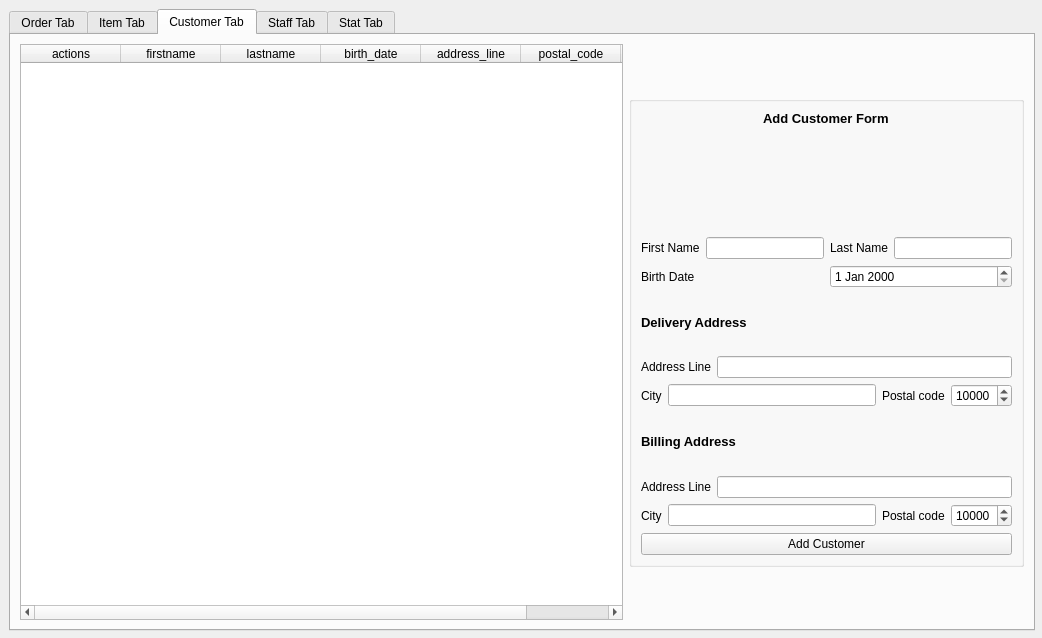
<?xml version="1.0" encoding="UTF-8"?>
<ui version="4.0">
 <class>mainwindow</class>
 <widget class="QMainWindow" name="mainwindow">
  <property name="geometry">
   <rect>
    <x>0</x>
    <y>0</y>
    <width>1042</width>
    <height>638</height>
   </rect>
  </property>
  <property name="minimumSize">
   <size>
    <width>872</width>
    <height>603</height>
   </size>
  </property>
  <property name="windowTitle">
   <string>CESI-Project</string>
  </property>
  <property name="autoFillBackground">
   <bool>false</bool>
  </property>
  <property name="styleSheet">
   <string notr="true"/>
  </property>
  <property name="animated">
   <bool>true</bool>
  </property>
  <property name="documentMode">
   <bool>false</bool>
  </property>
  <widget class="QWidget" name="centralwidget">
   <property name="enabled">
    <bool>true</bool>
   </property>
   <property name="minimumSize">
    <size>
     <width>0</width>
     <height>0</height>
    </size>
   </property>
   <property name="tabletTracking">
    <bool>false</bool>
   </property>
   <property name="styleSheet">
    <string notr="true"/>
   </property>
   <layout class="QHBoxLayout" name="horizontalLayout_6">
    <item>
     <layout class="QVBoxLayout" name="verticalLayout">
      <item>
       <widget class="QTabWidget" name="tabWidget">
        <property name="minimumSize">
         <size>
          <width>1026</width>
          <height>622</height>
         </size>
        </property>
        <property name="toolTip">
         <string/>
        </property>
        <property name="currentIndex">
         <number>2</number>
        </property>
        <widget class="QWidget" name="orderTab">
         <attribute name="title">
          <string>Order Tab</string>
         </attribute>
        </widget>
        <widget class="QWidget" name="itemTab">
         <attribute name="title">
          <string>Item Tab</string>
         </attribute>
        </widget>
        <widget class="QWidget" name="customerTab">
         <property name="styleSheet">
          <string notr="true"/>
         </property>
         <attribute name="title">
          <string>Customer Tab</string>
         </attribute>
         <layout class="QHBoxLayout" name="horizontalLayout_5">
          <item>
           <layout class="QHBoxLayout" name="customerH1">
            <item>
             <widget class="QTableWidget" name="customerListTable">
              <property name="autoFillBackground">
               <bool>false</bool>
              </property>
              <property name="styleSheet">
               <string notr="true"/>
              </property>
              <property name="editTriggers">
               <set>QAbstractItemView::NoEditTriggers</set>
              </property>
              <property name="showGrid">
               <bool>true</bool>
              </property>
              <property name="gridStyle">
               <enum>Qt::SolidLine</enum>
              </property>
              <property name="sortingEnabled">
               <bool>true</bool>
              </property>
              <attribute name="verticalHeaderShowSortIndicator" stdset="0">
               <bool>false</bool>
              </attribute>
              <column>
               <property name="text">
                <string>actions</string>
               </property>
              </column>
              <column>
               <property name="text">
                <string>firstname</string>
               </property>
              </column>
              <column>
               <property name="text">
                <string>lastname</string>
               </property>
              </column>
              <column>
               <property name="text">
                <string>birth_date</string>
               </property>
              </column>
              <column>
               <property name="text">
                <string>address_line</string>
               </property>
              </column>
              <column>
               <property name="text">
                <string>postal_code</string>
               </property>
              </column>
              <column>
               <property name="text">
                <string>city</string>
               </property>
              </column>
             </widget>
            </item>
           </layout>
          </item>
          <item>
           <widget class="QGroupBox" name="customerFormBox">
            <property name="minimumSize">
             <size>
              <width>395</width>
              <height>471</height>
             </size>
            </property>
            <property name="maximumSize">
             <size>
              <width>395</width>
              <height>471</height>
             </size>
            </property>
            <layout class="QVBoxLayout" name="verticalLayout_3">
             <property name="sizeConstraint">
              <enum>QLayout::SetNoConstraint</enum>
             </property>
             <item>
              <layout class="QVBoxLayout" name="customerFormTitleLayout">
               <item alignment="Qt::AlignHCenter|Qt::AlignTop">
                <widget class="QLabel" name="titleCustomer">
                 <property name="sizePolicy">
                  <sizepolicy hsizetype="Preferred" vsizetype="Preferred">
                   <horstretch>0</horstretch>
                   <verstretch>0</verstretch>
                  </sizepolicy>
                 </property>
                 <property name="font">
                  <font>
                   <family>MS Shell Dlg 2</family>
                   <pointsize>10</pointsize>
                   <weight>75</weight>
                   <bold>true</bold>
                  </font>
                 </property>
                 <property name="accessibleName">
                  <string>titleCustomer</string>
                 </property>
                 <property name="text">
                  <string>Add Customer Form</string>
                 </property>
                </widget>
               </item>
              </layout>
             </item>
             <item>
              <widget class="QSpinBox" name="customerFormID">
               <property name="acceptDrops">
                <bool>false</bool>
               </property>
               <property name="accessibleName">
                <string>customerFormID</string>
               </property>
               <property name="styleSheet">
                <string notr="true">width:0px;
                                                                    height:0px;
                                                                    border:none;
                                                                </string>
               </property>
              </widget>
             </item>
             <item>
              <layout class="QHBoxLayout" name="customerH2">
               <item>
                <layout class="QHBoxLayout" name="customerH3">
                 <item>
                  <widget class="QLabel" name="customerL1">
                   <property name="text">
                    <string>First Name</string>
                   </property>
                  </widget>
                 </item>
                 <item>
                  <widget class="QLineEdit" name="customerFormFirstName">
                   <property name="styleSheet">
                    <string notr="true"/>
                   </property>
                  </widget>
                 </item>
                </layout>
               </item>
               <item>
                <layout class="QHBoxLayout" name="customerH4">
                 <item>
                  <widget class="QLabel" name="customerL2">
                   <property name="text">
                    <string>Last Name</string>
                   </property>
                  </widget>
                 </item>
                 <item>
                  <widget class="QLineEdit" name="customerFormLastName"/>
                 </item>
                </layout>
               </item>
              </layout>
             </item>
             <item>
              <layout class="QHBoxLayout" name="customerH5">
               <item>
                <widget class="QLabel" name="customerL3">
                 <property name="text">
                  <string>Birth Date</string>
                 </property>
                </widget>
               </item>
               <item>
                <widget class="QDateEdit" name="customerFormBirthDate">
                 <property name="acceptDrops">
                  <bool>false</bool>
                 </property>
                 <property name="accelerated">
                  <bool>false</bool>
                 </property>
                 <property name="currentSection">
                  <enum>QDateTimeEdit::DaySection</enum>
                 </property>
                 <property name="calendarPopup">
                  <bool>false</bool>
                 </property>
                </widget>
               </item>
              </layout>
             </item>
             <item>
              <layout class="QHBoxLayout" name="customerH6">
               <item>
                <layout class="QVBoxLayout" name="customerV1">
                 <item>
                  <widget class="QLabel" name="customerL7">
                   <property name="font">
                    <font>
                     <family>MS Shell Dlg 2</family>
                     <pointsize>10</pointsize>
                     <weight>75</weight>
                     <bold>true</bold>
                    </font>
                   </property>
                   <property name="text">
                    <string>Delivery Address</string>
                   </property>
                  </widget>
                 </item>
                 <item>
                  <layout class="QHBoxLayout" name="customerH7">
                   <item>
                    <widget class="QLabel" name="customerL4">
                     <property name="text">
                      <string>Address Line</string>
                     </property>
                    </widget>
                   </item>
                   <item>
                    <widget class="QLineEdit" name="customerFormAddressLine1"/>
                   </item>
                  </layout>
                 </item>
                 <item>
                  <layout class="QHBoxLayout" name="customerH8">
                   <item>
                    <layout class="QHBoxLayout" name="customerH9">
                     <item>
                      <widget class="QLabel" name="customerL5">
                       <property name="text">
                        <string>City</string>
                       </property>
                      </widget>
                     </item>
                     <item>
                      <widget class="QLineEdit" name="customerFormCity1"/>
                     </item>
                    </layout>
                   </item>
                   <item>
                    <layout class="QHBoxLayout" name="customerH10">
                     <item>
                      <widget class="QLabel" name="customerL6">
                       <property name="text">
                        <string>Postal code</string>
                       </property>
                      </widget>
                     </item>
                     <item>
                      <widget class="QSpinBox" name="customerFormPostalCode1">
                       <property name="minimum">
                        <number>0</number>
                       </property>
                       <property name="maximum">
                        <number>99999</number>
                       </property>
                       <property name="stepType">
                        <enum>QAbstractSpinBox::DefaultStepType</enum>
                       </property>
                       <property name="value">
                        <number>10000</number>
                       </property>
                       <property name="displayIntegerBase">
                        <number>10</number>
                       </property>
                      </widget>
                     </item>
                    </layout>
                   </item>
                  </layout>
                 </item>
                </layout>
               </item>
              </layout>
             </item>
             <item>
              <layout class="QHBoxLayout" name="customerH11">
               <item>
                <layout class="QVBoxLayout" name="customerV2">
                 <item>
                  <widget class="QLabel" name="customerL11">
                   <property name="font">
                    <font>
                     <family>MS Shell Dlg 2</family>
                     <pointsize>10</pointsize>
                     <weight>75</weight>
                     <bold>true</bold>
                    </font>
                   </property>
                   <property name="text">
                    <string>Billing Address</string>
                   </property>
                  </widget>
                 </item>
                 <item>
                  <layout class="QHBoxLayout" name="customerH12">
                   <item>
                    <widget class="QLabel" name="customerL8">
                     <property name="text">
                      <string>Address Line</string>
                     </property>
                    </widget>
                   </item>
                   <item>
                    <widget class="QLineEdit" name="customerFormAddressLine2"/>
                   </item>
                  </layout>
                 </item>
                 <item>
                  <layout class="QHBoxLayout" name="customerH13">
                   <item>
                    <layout class="QHBoxLayout" name="customerH14">
                     <item>
                      <widget class="QLabel" name="customerL9">
                       <property name="text">
                        <string>City</string>
                       </property>
                      </widget>
                     </item>
                     <item>
                      <widget class="QLineEdit" name="customerFormCity2"/>
                     </item>
                    </layout>
                   </item>
                   <item>
                    <layout class="QHBoxLayout" name="customerH15">
                     <item>
                      <widget class="QLabel" name="customerL10">
                       <property name="text">
                        <string>Postal code</string>
                       </property>
                      </widget>
                     </item>
                     <item>
                      <widget class="QSpinBox" name="customerFormPostalCode2">
                       <property name="minimum">
                        <number>0</number>
                       </property>
                       <property name="maximum">
                        <number>99999</number>
                       </property>
                       <property name="stepType">
                        <enum>QAbstractSpinBox::DefaultStepType</enum>
                       </property>
                       <property name="value">
                        <number>10000</number>
                       </property>
                       <property name="displayIntegerBase">
                        <number>10</number>
                       </property>
                      </widget>
                     </item>
                    </layout>
                   </item>
                  </layout>
                 </item>
                </layout>
               </item>
              </layout>
             </item>
             <item>
              <layout class="QHBoxLayout" name="customerH16">
               <item>
                <widget class="QPushButton" name="pushButtonAddCustomer">
                 <property name="cursor">
                  <cursorShape>PointingHandCursor</cursorShape>
                 </property>
                 <property name="accessibleName">
                  <string>pushButtonAddCustomer</string>
                 </property>
                 <property name="autoFillBackground">
                  <bool>false</bool>
                 </property>
                 <property name="text">
                  <string>Add Customer</string>
                 </property>
                </widget>
               </item>
              </layout>
             </item>
            </layout>
           </widget>
          </item>
         </layout>
        </widget>
        <widget class="QWidget" name="staffTab">
         <attribute name="title">
          <string>Staff Tab</string>
         </attribute>
         <layout class="QHBoxLayout" name="horizontalLayout_5">
          <item>
           <layout class="QHBoxLayout" name="staffH1">
            <item>
             <widget class="QTableWidget" name="staffListTable">
              <property name="autoFillBackground">
               <bool>false</bool>
              </property>
              <property name="styleSheet">
               <string notr="true"/>
              </property>
              <property name="editTriggers">
               <set>QAbstractItemView::NoEditTriggers</set>
              </property>
              <property name="showGrid">
               <bool>true</bool>
              </property>
              <property name="gridStyle">
               <enum>Qt::SolidLine</enum>
              </property>
              <property name="sortingEnabled">
               <bool>true</bool>
              </property>
              <attribute name="verticalHeaderShowSortIndicator" stdset="0">
               <bool>false</bool>
              </attribute>
              <column>
               <property name="text">
                <string>actions</string>
               </property>
              </column>
              <column>
               <property name="text">
                <string>firstname</string>
               </property>
              </column>
              <column>
               <property name="text">
                <string>lastname</string>
               </property>
              </column>
              <column>
               <property name="text">
                <string>hire_date</string>
               </property>
              </column>
              <column>
               <property name="text">
                <string>address_line</string>
               </property>
              </column>
              <column>
               <property name="text">
                <string>postal_code</string>
               </property>
              </column>
              <column>
               <property name="text">
                <string>city</string>
               </property>
              </column>
             </widget>
            </item>
           </layout>
          </item>
          <item>
           <widget class="QGroupBox" name="staffFormBox">
            <property name="maximumSize">
             <size>
              <width>395</width>
              <height>350</height>
             </size>
            </property>
            <layout class="QVBoxLayout" name="verticalLayout_3">
             <property name="sizeConstraint">
              <enum>QLayout::SetNoConstraint</enum>
             </property>
             <item>
              <layout class="QVBoxLayout" name="staffFormTitleLayout">
               <item alignment="Qt::AlignHCenter|Qt::AlignTop">
                <widget class="QLabel" name="titleStaff">
                 <property name="sizePolicy">
                  <sizepolicy hsizetype="Preferred" vsizetype="Preferred">
                   <horstretch>0</horstretch>
                   <verstretch>0</verstretch>
                  </sizepolicy>
                 </property>
                 <property name="font">
                  <font>
                   <family>MS Shell Dlg 2</family>
                   <pointsize>10</pointsize>
                   <weight>75</weight>
                   <bold>true</bold>
                  </font>
                 </property>
                 <property name="accessibleName">
                  <string>titlestaff</string>
                 </property>
                 <property name="text">
                  <string>Add Staff Form</string>
                 </property>
                </widget>
               </item>
              </layout>
             </item>
             <item>
              <widget class="QSpinBox" name="staffFormID">
               <property name="acceptDrops">
                <bool>false</bool>
               </property>
               <property name="accessibleName">
                <string>staffFormID</string>
               </property>
               <property name="styleSheet">
                <string notr="true">width:0px;
                                                                    height:0px;
                                                                    border:none;
                                                                </string>
               </property>
              </widget>
             </item>
             <item>
              <layout class="QHBoxLayout" name="staffH2">
               <item>
                <layout class="QHBoxLayout" name="staffH3">
                 <item>
                  <widget class="QLabel" name="staffL1">
                   <property name="text">
                    <string>First Name</string>
                   </property>
                  </widget>
                 </item>
                 <item>
                  <widget class="QLineEdit" name="staffFormFirstName">
                   <property name="styleSheet">
                    <string notr="true"/>
                   </property>
                  </widget>
                 </item>
                </layout>
               </item>
               <item>
                <layout class="QHBoxLayout" name="staffH4">
                 <item>
                  <widget class="QLabel" name="staffL2">
                   <property name="text">
                    <string>Last Name</string>
                   </property>
                  </widget>
                 </item>
                 <item>
                  <widget class="QLineEdit" name="staffFormLastName"/>
                 </item>
                </layout>
               </item>
              </layout>
             </item>
             <item>
              <layout class="QHBoxLayout" name="staffH5">
               <item>
                <widget class="QLabel" name="staffL3">
                 <property name="text">
                  <string>Hire Date</string>
                 </property>
                </widget>
               </item>
               <item>
                <widget class="QDateEdit" name="staffFormHireDate">
                 <property name="acceptDrops">
                  <bool>false</bool>
                 </property>
                 <property name="accelerated">
                  <bool>false</bool>
                 </property>
                 <property name="currentSection">
                  <enum>QDateTimeEdit::DaySection</enum>
                 </property>
                 <property name="calendarPopup">
                  <bool>false</bool>
                 </property>
                </widget>
               </item>
              </layout>
             </item>
             <item>
              <layout class="QHBoxLayout" name="staffH6">
               <item>
                <layout class="QVBoxLayout" name="staffV1">
                 <item>
                  <widget class="QLabel" name="staffL7">
                   <property name="font">
                    <font>
                     <family>MS Shell Dlg 2</family>
                     <pointsize>10</pointsize>
                     <weight>75</weight>
                     <bold>true</bold>
                    </font>
                   </property>
                   <property name="text">
                    <string>Address</string>
                   </property>
                  </widget>
                 </item>
                 <item>
                  <layout class="QHBoxLayout" name="staffH7">
                   <item>
                    <widget class="QLabel" name="staffL4">
                     <property name="text">
                      <string>Address Line</string>
                     </property>
                    </widget>
                   </item>
                   <item>
                    <widget class="QLineEdit" name="staffFormAddressLine"/>
                   </item>
                  </layout>
                 </item>
                 <item>
                  <layout class="QHBoxLayout" name="staffH8">
                   <item>
                    <layout class="QHBoxLayout" name="staffH9">
                     <item>
                      <widget class="QLabel" name="staffL5">
                       <property name="text">
                        <string>City</string>
                       </property>
                      </widget>
                     </item>
                     <item>
                      <widget class="QLineEdit" name="staffFormCity"/>
                     </item>
                    </layout>
                   </item>
                   <item>
                    <layout class="QHBoxLayout" name="staffH10">
                     <item>
                      <widget class="QLabel" name="staffL6">
                       <property name="text">
                        <string>Postal code</string>
                       </property>
                      </widget>
                     </item>
                     <item>
                      <widget class="QSpinBox" name="staffFormPostalCode">
                       <property name="minimum">
                        <number>0</number>
                       </property>
                       <property name="maximum">
                        <number>99999</number>
                       </property>
                       <property name="stepType">
                        <enum>QAbstractSpinBox::DefaultStepType</enum>
                       </property>
                       <property name="value">
                        <number>10000</number>
                       </property>
                       <property name="displayIntegerBase">
                        <number>10</number>
                       </property>
                      </widget>
                     </item>
                    </layout>
                   </item>
                  </layout>
                 </item>
                </layout>
               </item>
              </layout>
             </item>
             <item>
              <layout class="QHBoxLayout" name="staffH16">
               <item>
                <widget class="QPushButton" name="pushButtonAddStaff">
                 <property name="cursor">
                  <cursorShape>PointingHandCursor</cursorShape>
                 </property>
                 <property name="accessibleName">
                  <string>pushButtonAddstaff</string>
                 </property>
                 <property name="autoFillBackground">
                  <bool>false</bool>
                 </property>
                 <property name="text">
                  <string>Add staff</string>
                 </property>
                </widget>
               </item>
              </layout>
             </item>
            </layout>
           </widget>
          </item>
         </layout>
        </widget>
        <widget class="QWidget" name="statTab">
         <attribute name="title">
          <string>Stat Tab</string>
         </attribute>
        </widget>
       </widget>
      </item>
     </layout>
    </item>
   </layout>
  </widget>
 </widget>
 <resources/>
 <connections/>
</ui>
